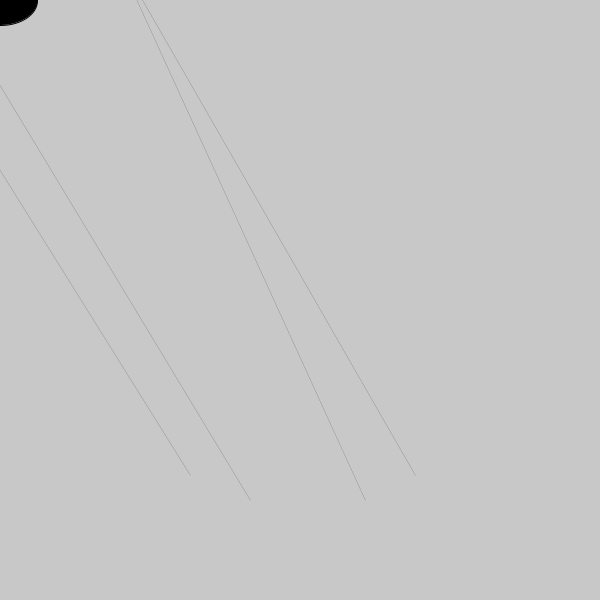
Frame 1 (no input)
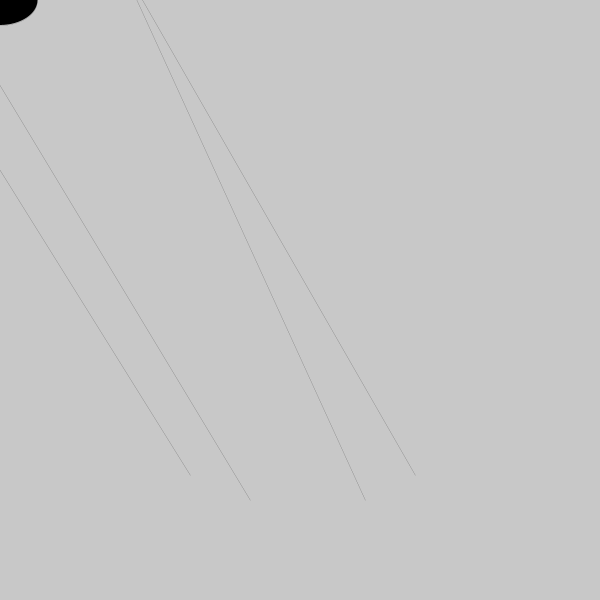
Frame 60 (the mouse pressed at the canvas centre just before this capture)
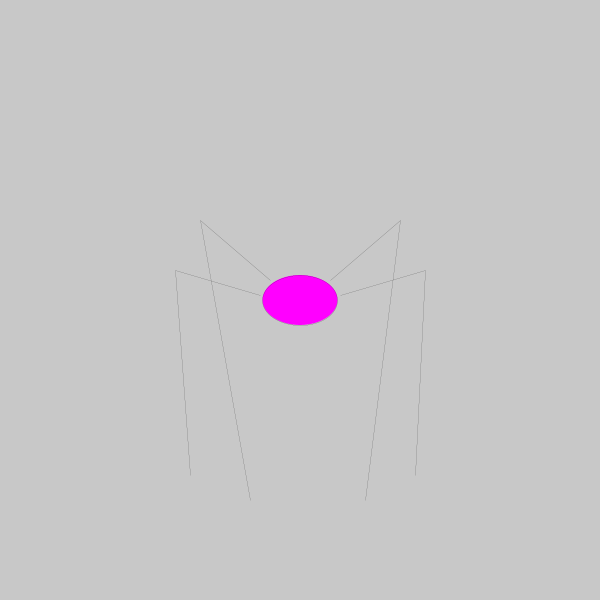
Frame 120 (the mouse held since frame 60 and released just before this capture)

The Processing sketch that drew these frames (run headless with seeded random() and noise(); from frame 60 on, the mouse is pressed at the canvas centre):

// Processing sketch: processing_72622
// ── processing_72622.pde

void setup () {
  size (600, 600);
  smooth ();
  frameRate (30);
}

void draw () {
  background (200);
  
 //spidey head
 fill (mouseX, 0, mouseY);
 ellipseMode (CENTER);
 stroke (0);
 //ellipse (300, 280, 75, 50);
 ellipse (mouseX, mouseY, 75, 50);
 
 //spidey feet
 strokeWeight (abs(pmouseX-mouseX));
 //set 1 (upper)
// line (270, 260, 200, 200);
// line (330, 260, 400, 200);
// //set 1 (lower)
// line (200, 200, 250, 500);
// line (400, 200, 365, 500);
// //set 2 (upper)
// line (260, 275, 175, 250);
// line (340, 275, 425, 250);
// //set 2 (lower)
// line (175, 250, 190, 475); 
// line (425, 250, 415, 475);

 // set 1 (upper)
 line (mouseX-30, mouseY-20, mouseX-100, mouseY-80);
 line (mouseX+30, mouseY-20, mouseX+100, mouseY-80);
 // set 1 (lower)
 line (mouseX-100, mouseY-80, 250, 500);
 line (mouseX+100, mouseY-80, 365, 500);
 // set 2 (upper)
 line (mouseX-40, mouseY-5, mouseX-125, mouseY-30);
 line (mouseX+40, mouseY-5, mouseX+125, mouseY-30);
 //set 2 (lower)
 line (mouseX-125, mouseY-30, 190, 475);
 line (mouseX+125, mouseY-30, 415, 475);
 
 
}
